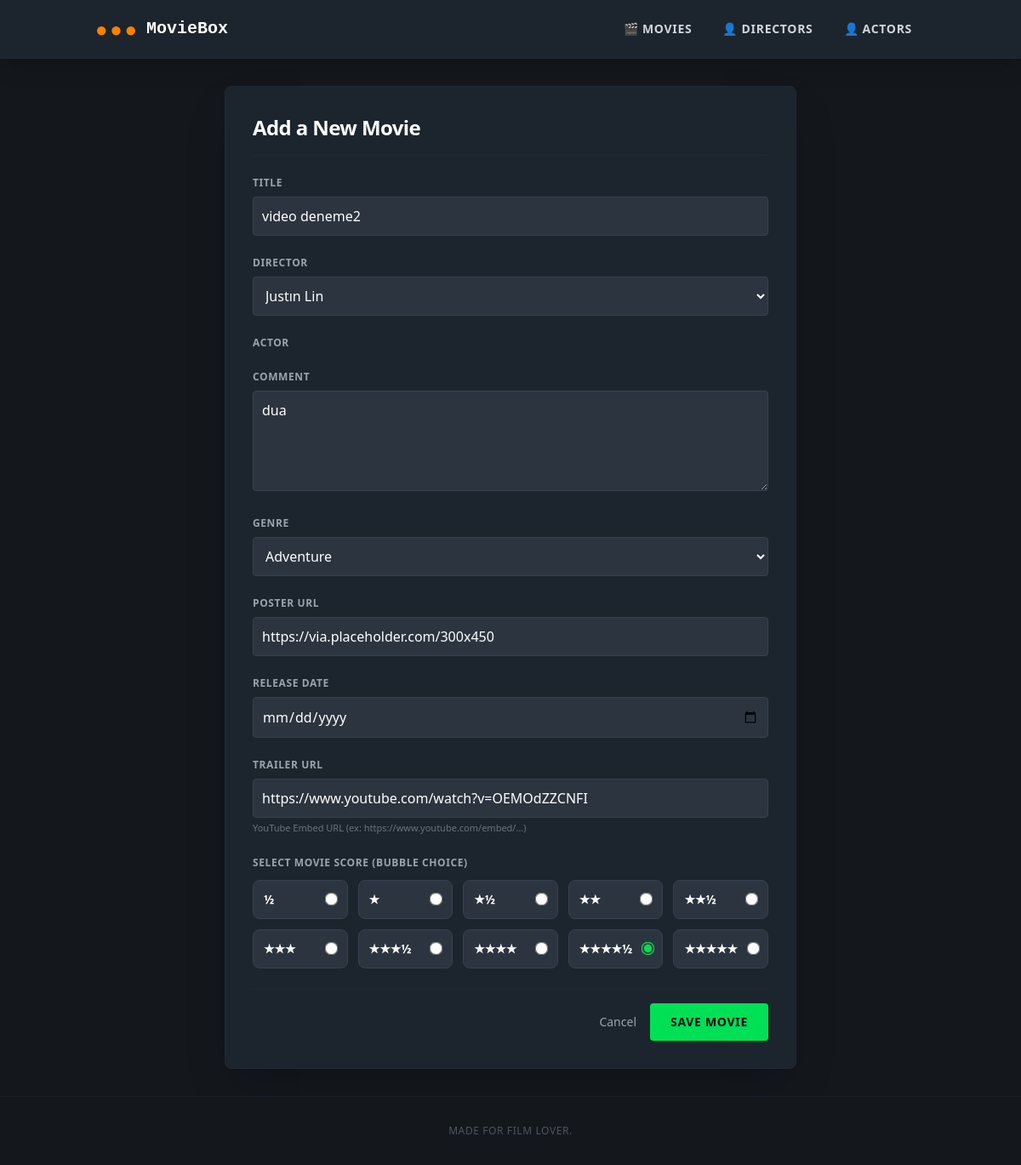
/movies/12/update/, run on an earlier commit of the app's database.
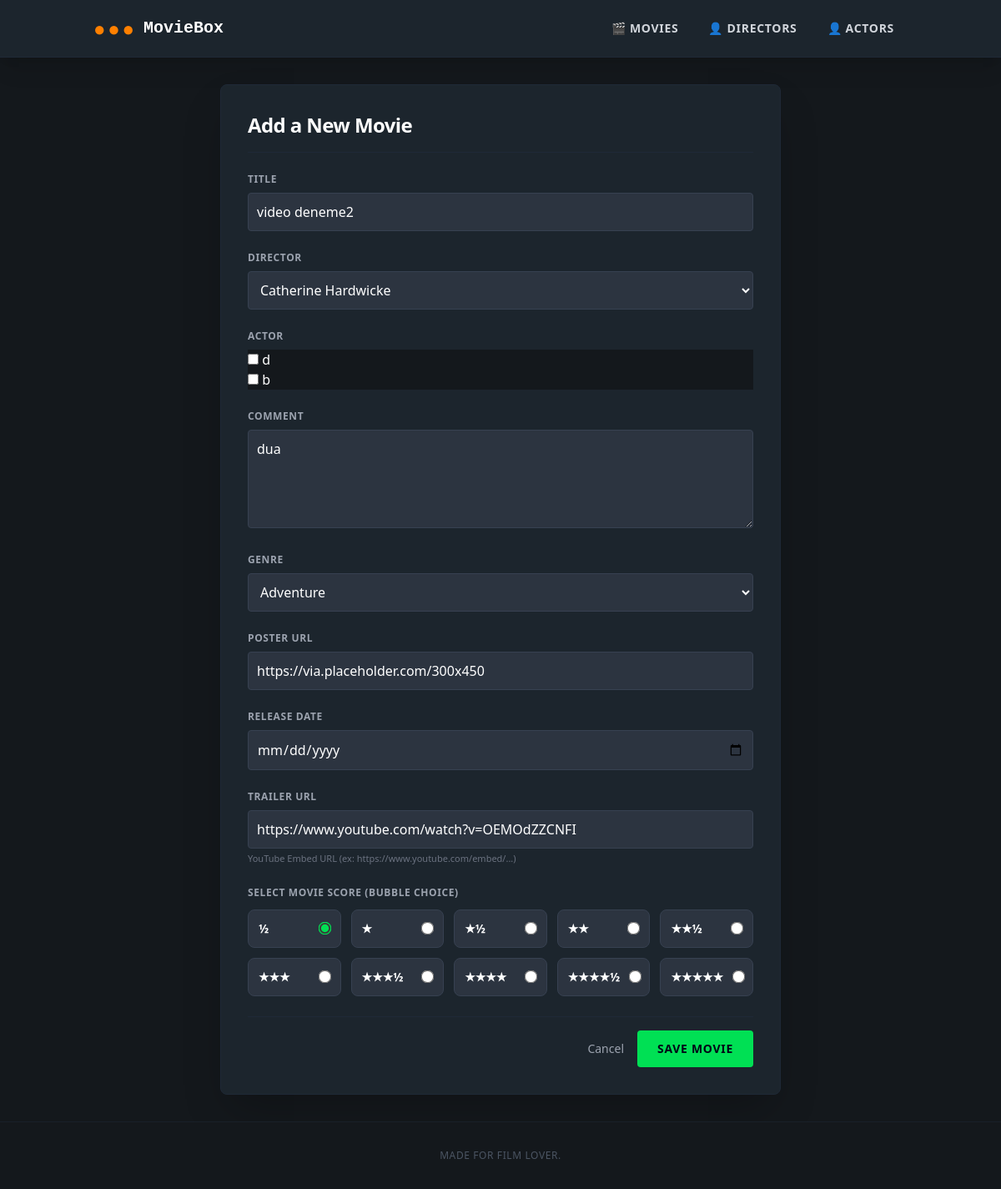
And on a later commit of the database.
### movies/models.py (models this page shows, shortened)
class Movie(models.Model):
    title = models.CharField(max_length=255)
    director = models.ForeignKey(Director, on_delete=models.CASCADE, related_name='movies')
    actor = models.ManyToManyField(Actor, related_name='movies', blank=True)
    comment = models.TextField(blank=True, null=True)
    genre = models.CharField(max_length=100)  # Ready for future grouping/filtering
    rating = models.FloatField(default=0.0)
    poster_url = models.URLField(blank=True, null=True, default="https://via.placeholder.com/300x450")
    release_date = models.DateField(blank=True, null=True)
    trailer_url = models.URLField(max_length=500, blank=True, null=True,
                                  help_text="YouTube Embed URL (ex: https://www.youtube.com/embed/...)")

### movies/views.py (the view)
# urls.py: path('<int:pk>/update/', views.movie_update, name='movie_update'),
def movie_update(request, pk):
    movie = get_object_or_404(Movie, pk=pk)
    if request.method == 'POST':
        form = MovieForm(request.POST, request.FILES, instance=movie)
        print("TARAYICIDAN GELEN VERİLER:", request.POST)
        if form.is_valid():
            movie = form.save(commit=False)
            movie.save()
            form.save_m2m()
            return redirect('movie_detail', pk=movie.pk)
        else:
            print("FORM HATALARI:", form.errors)  # Eğer form arka planda patlıyorsa görelim
    else:
        form = MovieForm(instance=movie)
    return render(request, 'movies/movie_form.html', {'form': form, 'title': 'Edit Movie'})

### actor/models.py (called while the page is built)
    def __str__(self):
        return self.name

### directors/models.py (called while the page is built)
    def __str__(self):
        return self.name

### templates/movies/movie_form.html (shortened to what this page needs)
{% extends 'base.html' %}
{% block content %}
<div class="max-w-2xl mx-auto bg-[#1c252d] border border-gray-800 rounded-lg p-8 shadow-2xl">
    <div class="mb-6 border-b border-gray-800 pb-4">
        <h1 class="text-2xl font-bold text-white tracking-tight">Add a New Movie</h1>
    </div>
    <form method="POST" enctype="multipart/form-data" class="space-y-6">
        {% for field in form %}
            {% if field.name != 'rating' %}
                <div>
                    <label class="block text-xs font-bold uppercase tracking-wider text-gray-400 mb-2">
                        {{ field.label }}
                    </label>
                    {{ field }}
                    {% if field.help_text %}
                        <p class="text-[11px] text-gray-500 mt-1">{{ field.help_text }}</p>
                    {% endif %}
                </div>
            {% endif %}
        {% endfor %}
        <div>
            <label class="block text-xs font-bold uppercase tracking-wider text-gray-400 mb-3">
                Select Movie Score (Bubble Choice)
            </label>
            <div class="bubble-container grid grid-cols-2 sm:grid-cols-5 gap-3">
                {% for radio in form.rating %}
                    <label class="bubble-item flex items-center justify-between gap-3 bg-[#2c3440] border border-gray-700 rounded-lg p-3 cursor-pointer transition-all">
                        <span class="text-sm font-semibold text-white">{{ radio.choice_label }}</span>
                        {{ radio.tag }}
                    </label>
                {% endfor %}
            </div>
        </div>
        <div class="flex items-center justify-end gap-4 pt-4 border-t border-gray-800">
            <a href="{% url 'movie_list' %}" class="text-sm text-gray-400 hover:text-white transition-colors">Cancel</a>
            <button type="submit" class="bg-[#00e054] hover:bg-[#00c84b] text-slate-950 font-bold uppercase tracking-wider text-sm px-6 py-3 rounded transition-colors">
                Save Movie
            </button>
        </div>
    </form>
</div>
{% endblock %}

What changed in the data, as far as the page shows it:
changed Movie "video deneme2": director "Justın Lin" → "Catherine Hardwicke"
Also different on the page:
form field rating: "☐ ½" → "☑ ½"
form field rating: "☑ ★★★★½" → "☐ ★★★★½"
new list line: "☐ ☐ d b"
